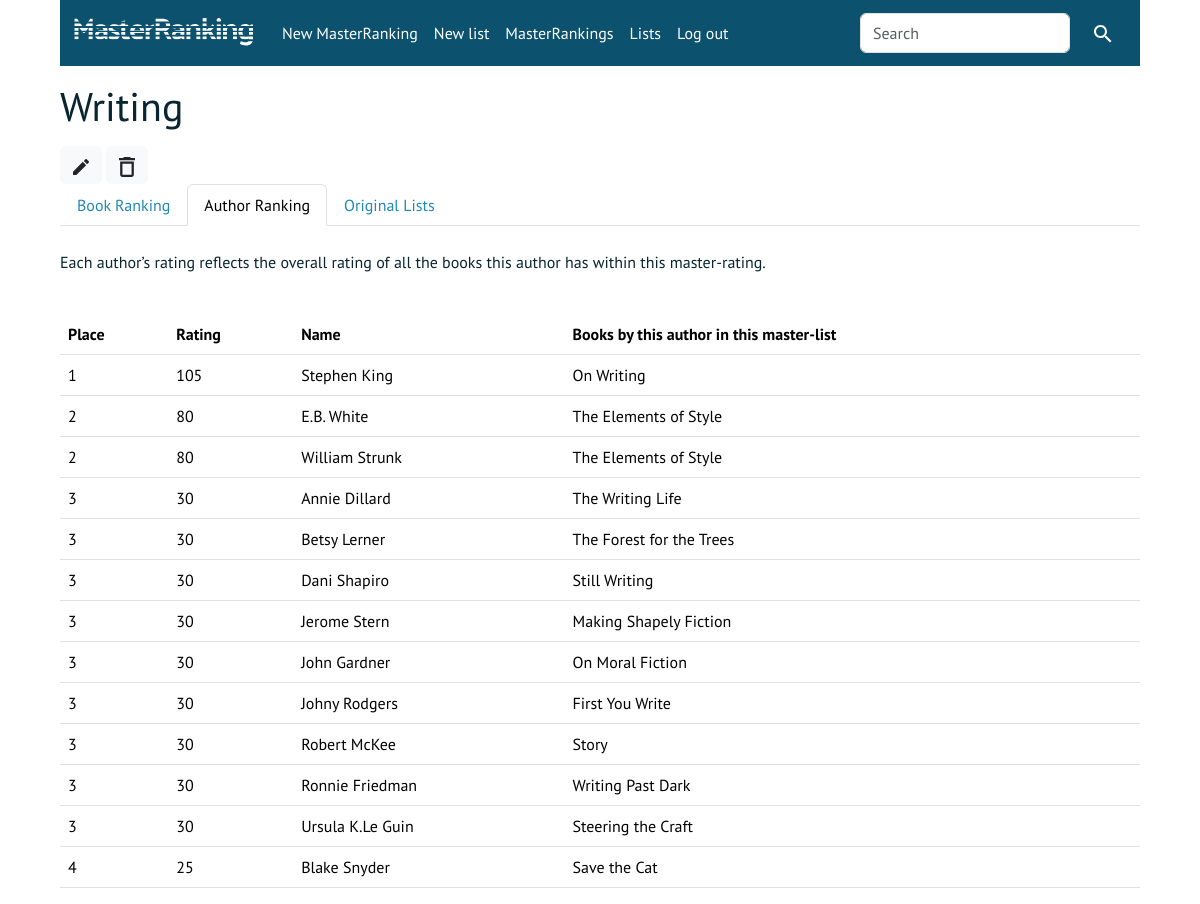
Page /masters/author_ranking/17-writing (signed in) on the committed database.
### list/models.py (models this page shows, shortened)
class Master(models.Model):
    name = models.CharField(max_length=960)
    time = models.DateTimeField(auto_now_add=True, null=True)
    slug = models.SlugField(max_length=250, null=True, blank=True)
    user = models.ForeignKey(User, on_delete=models.CASCADE)
    class Meta:
        constraints = [
            models.UniqueConstraint(fields=['name', 'user'], name='User can only have one master with this name'),
            models.UniqueConstraint(fields=['slug', 'user'], name='Slug for master - unique')
        ]
    '''
    Related:
    list
    book_in_master
    author_in_master
    '''
    def __str__(self):
        return self.name

class Author_In_Master(models.Model):
    author = models.ForeignKey(Author, on_delete=models.CASCADE)
    master = models.ForeignKey(Master, on_delete=models.CASCADE)
    rating = models.IntegerField(default=0)
    place = models.IntegerField(default=1)
    class Meta:
        constraints = [
            models.UniqueConstraint(fields=['author', 'master'], name='author once in a master')
        ]
    def get_books(self):
        if self.author.book_set.count() == 1:
            return self.author.book_set.first()

class Author(models.Model):
    name = models.CharField(max_length=800)
    user = models.ForeignKey(User, on_delete=models.CASCADE)
    class Meta:
        constraints = [
            models.UniqueConstraint(fields=['name', 'user'], name='User can only create one author with this name'),
        ]

class Book(models.Model):
    title = models.CharField(max_length=320)
    authors = models.ManyToManyField(Author, blank=True)
    user = models.ForeignKey(User, on_delete=models.CASCADE)
    class Meta:
        constraints = [
            models.UniqueConstraint(fields=['title', 'user'], name='User can only create one book with this title'),
        ]
    def __str__(self):
        return self.title

### list/views.py (the view)
# urls.py: path("masters/author_ranking/<int:master_id>-<str:slug>", views.master_author_ranking, name="master_author_ranking"),
@login_required
def master_author_ranking(request, master_id, slug):
    try:
        master, master_url = get_redirected(Master, {'pk': master_id}, {'slug': slug})
        if master_url:
            return HttpResponseRedirect(master_url)
    except:
        messages.error(request, "The master doesn't exist")
        return HttpResponseRedirect(reverse("masters"))
    if master.user != request.user:
        raise Http404
    return render(request, "list/master_author_ranking.html", {
        "master": master,
        "authors_in_master_by_rating": master.author_in_master_set.order_by("-rating", "author__name"),})

### list/views.py (called while the page is built)
def get_redirected(queryset_or_class, lookups, validators):
    obj = get_object_or_404(queryset_or_class, **lookups)
    for key, value in validators.items():
        if value != getattr(obj, key):
            return obj, obj.get_absolute_url()
    return obj, None

### list/templates/list/master_author_ranking.html (shortened to what this page needs)
{% extends "list/base.html" %}
{% load static %}
{% block body %}
<h1 id="master-name" data-masterid="{{ master.id }}">{{ master }}</h1>
<div id="master-btns">
    <a id="master-edit-btn" class="btn btn-light" data-toggle="tooltip" data-placement="top" title="Change name">
        <img src="{% static 'list/edit.svg' %}" style="width: 16px;"></a>
    <button type="button" class="btn btn-light" data-bs-toggle="modal" data-bs-target="#deleteMasterModal"
        data-toggle="tooltip" data-placement="top" title="Delete MasterRanking">
        <img src="{% static 'list/delete.svg' %}" style="width: 16px;">
    </button>
</div>
<ul class="nav nav-tabs">
    <li class="nav-item">
        <a class="nav-link" aria-current="page" href="{% url 'master' master.id master.slug %}">Book Ranking</a>
    </li>
    <li class="nav-item">
        <a class="nav-link active" href="#">Author Ranking</a>
    </li>
    <li class="nav-item">
        <a class="nav-link" href="{% url 'master_lists' master.id master.slug %}">Original Lists</a>
    </li>
</ul>
{% if authors_in_master_by_rating %}
<br>
<p>Each author’s rating reflects the overall rating of all the books this author has within this
    master-rating.
</p>
<br>
<table class="table table-hover">
    <thead>
        <tr>
            <th scope="col">Place</th>
            <th scope="col">Rating</th>
            <th scope="col">Name</th>
            <th scope="col">Books by this author in this master-list</th>
        </tr>
    </thead>
    <tbody>
        {% for aim in authors_in_master_by_rating %}
        <tr>
            <td>{{ aim.place }}</td>
            <td>{{ aim.rating }}</td>
            <td>{{ aim.author.name }}</td>
            <td>{{ aim.get_books }}</td>
        </tr>
        {% endfor %}
    </tbody>
</table>
{% else %}
<br>
<p>No authors yet! Add the authors to your book lists and see who has the most influence.</p>
<br>
{% endif %}
{% endblock %}

### list/static/list/style.css (style rules this page uses)
body { font-family: PT Sans, Arial, sans-serif; color: #082530; width: 90%; margin: 0 auto; }
a { color: #2089B4; }
.nav-tabs a.nav-link { color: #2089B4; }

### rows in the picture
Master: name "Writing"
Author_In_Master: place "1", rating "105", author.name "Stephen King", get_books "On Writing"
Author_In_Master: place "2", rating "80", author.name "E.B. White", get_books "The Elements of Style"
Author_In_Master: place "2", rating "80", author.name "William Strunk", get_books "The Elements of Style"
Author_In_Master: place "3", rating "30", author.name "Annie Dillard", get_books "The Writing Life"
Author_In_Master: place "3", rating "30", author.name "Betsy Lerner", get_books "The Forest for the Trees"
Author_In_Master: place "3", rating "30", author.name "Dani Shapiro", get_books "Still Writing"
Author_In_Master: place "3", rating "30", author.name "Jerome Stern", get_books "Making Shapely Fiction"
Author_In_Master: place "3", rating "30", author.name "John Gardner", get_books "On Moral Fiction"
Author_In_Master: place "3", rating "30", author.name "Johny Rodgers", get_books "First You Write"
Author_In_Master: place "3", rating "30", author.name "Robert McKee", get_books "Story"
Author_In_Master: place "3", rating "30", author.name "Ronnie Friedman", get_books "Writing Past Dark"
Author_In_Master: place "3", rating "30", author.name "Ursula K.Le Guin", get_books "Steering the Craft"
Author_In_Master: place "4", rating "25", author.name "Blake Snyder", get_books "Save the Cat"
